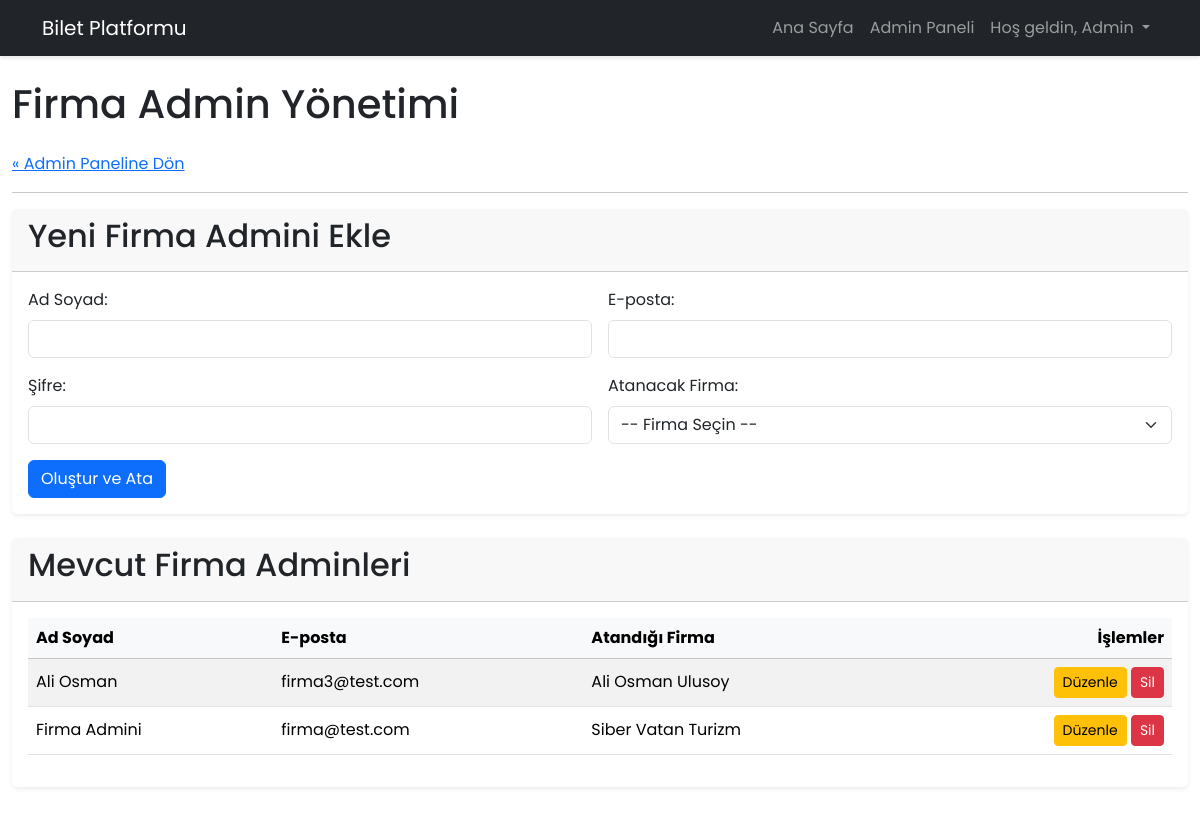
Before: /pages/manage_firm_admins.php (signed in) with the older database file.
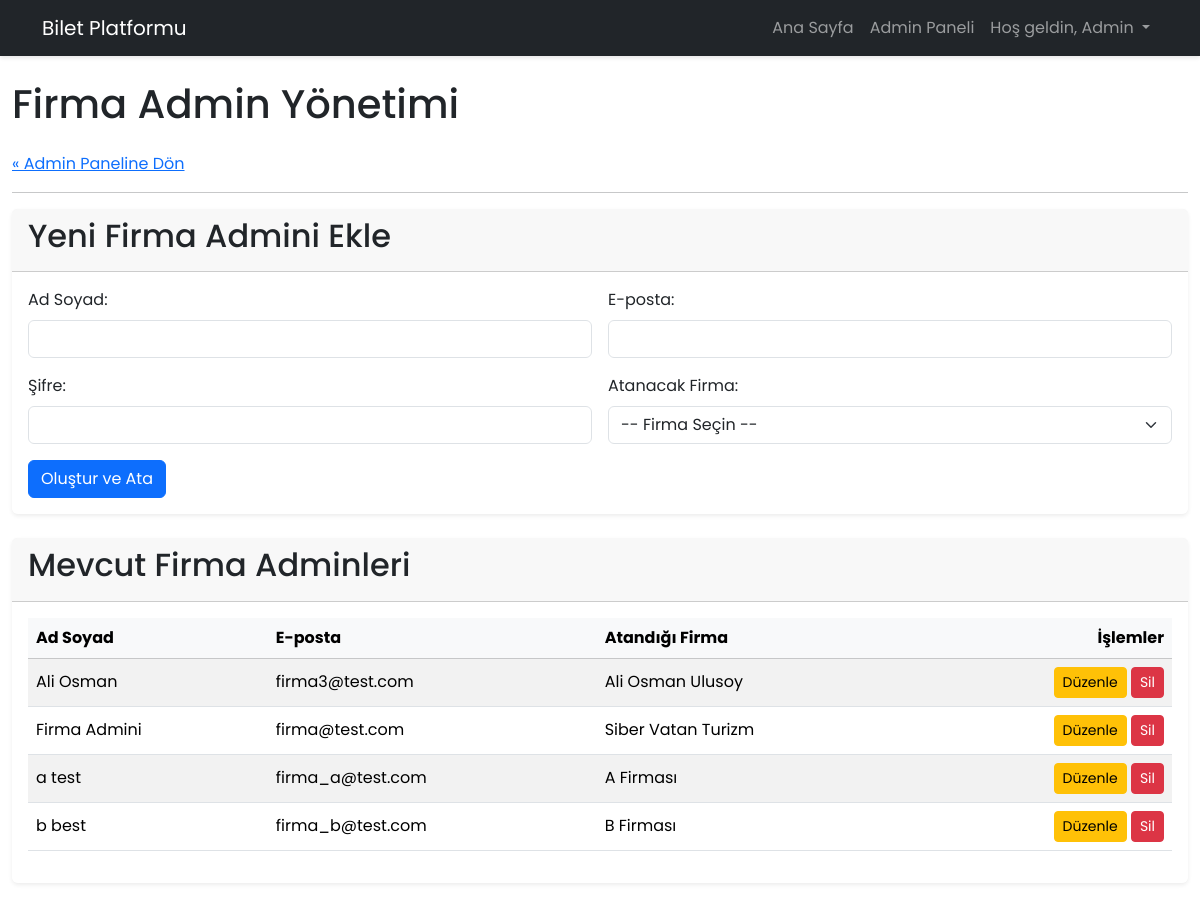
After: the same page with the newer database file.
### tables this page shows
CREATE TABLE Users (id TEXT PRIMARY KEY NOT NULL, full_name TEXT NOT NULL, email TEXT UNIQUE NOT NULL, role TEXT NOT NULL, password TEXT NOT NULL, company_id TEXT, balance REAL DEFAULT 1000.00 NOT NULL, created_at TIMESTAMP DEFAULT CURRENT_TIMESTAMP NOT NULL, FOREIGN KEY (company_id) REFERENCES Bus_Company(id));

CREATE TABLE Bus_Company (id TEXT PRIMARY KEY NOT NULL, name TEXT UNIQUE NOT NULL, logo_path TEXT, created_at TIMESTAMP DEFAULT CURRENT_TIMESTAMP NOT NULL);

### pages/manage_firm_admins.php (the view, shortened to what this page needs)
<?php
require '../includes/db.php';
require '../layouts/header.php';
$stmt = $pdo->query("SELECT u.id, u.full_name, u.email, f.name as firm_name FROM Users u LEFT JOIN Bus_Company f ON u.company_id = f.id WHERE u.role = 'company_admin' ORDER BY u.full_name ASC");
$firm_admins = $stmt->fetchAll();
?>
<h1 class="mb-4">Firma Admin Yönetimi</h1>
<p><a href="admin_panel.php">« Admin Paneline Dön</a></p><hr>
<div class="card mb-4 shadow-sm">
    <div class="card-header"><h2>Yeni Firma Admini Ekle</h2></div>
    <div class="card-body">
        <form method="POST" class="row g-3">
            <div class="col-md-6"><label for="fullname" class="form-label">Ad Soyad:</label><input type="text" class="form-control" id="fullname" name="fullname" required></div>
            <div class="col-md-6"><label for="email" class="form-label">E-posta:</label><input type="email" class="form-control" id="email" name="email" required></div>
            <div class="col-md-6"><label for="password" class="form-label">Şifre:</label><input type="password" class="form-control" id="password" name="password" required></div>
            <div class="col-md-6"><label for="firm_id" class="form-label">Atanacak Firma:</label><select class="form-select" id="firm_id" name="firm_id" required><option value="">-- Firma Seçin --</option></select></div>
            <div class="col-12"><button type="submit" name="add_firm_admin" class="btn btn-primary">Oluştur ve Ata</button></div>
        </form>
    </div>
</div>
<div class="card shadow-sm">
    <div class="card-header"><h2>Mevcut Firma Adminleri</h2></div>
    <div class="card-body">
        <?php if (count($firm_admins) > 0): ?>
            <div class="table-responsive"><table class="table table-striped table-hover align-middle">
                <thead class="table-light"><tr><th>Ad Soyad</th><th>E-posta</th><th>Atandığı Firma</th><th class="text-end">İşlemler</th></tr></thead>
                <tbody><?php foreach ($firm_admins as $admin): ?><tr><td><?= htmlspecialchars($admin['full_name']) ?></td><td><?= htmlspecialchars($admin['email']) ?></td><td><?= htmlspecialchars($admin['firm_name'] ?? '...') ?></td><td class="text-end"><a href="edit_firm_admin.php?id=<?= $admin['id'] ?>" class="btn btn-sm btn-warning">Düzenle</a> <a href="?action=delete&id=<?= $admin['id'] ?>" class="btn btn-sm btn-danger" onclick="return confirm('Bu kullanıcıyı silmek istediğinizden emin misiniz?');">Sil</a></td></tr><?php endforeach; ?></tbody>
            </table></div>
        <?php else: ?><p class="text-center">Sistemde kayıtlı firma admini bulunmuyor.</p><?php endif; ?>
    </div>
</div>
<?php require '../layouts/footer.php'; ?>

### layouts/header.php (shortened to what this page needs)
<!DOCTYPE html>
<html lang="tr">
<head>
    <link href="https://cdn.jsdelivr.net/npm/bootstrap@5.3.3/dist/css/bootstrap.min.css" rel="stylesheet">
    <link rel="stylesheet" href="/assets/css/style.css">
</head>
<body>
<nav class="navbar navbar-expand-lg navbar-dark bg-dark">
  <div class="container">
    <a class="navbar-brand" href="/">Bilet Platformu</a>
    <div class="collapse navbar-collapse" id="navbarNav">
      <ul class="navbar-nav ms-auto">
        <li class="nav-item">
            <a class="nav-link" href="/">Ana Sayfa</a>
        </li>
        <?php if (isset($_SESSION['user_id'])): ?>
            <?php if (isset($_SESSION['role']) && $_SESSION['role'] === 'admin'): ?>
                <li class="nav-item"><a class="nav-link" href="/pages/admin_panel.php">Admin Paneli</a></li>
            <?php endif; ?>
            <li class="nav-item dropdown">
              <a class="nav-link dropdown-toggle" href="#" id="navbarDropdown" role="button" data-bs-toggle="dropdown" aria-expanded="false">
                Hoş geldin, <?= htmlspecialchars(explode(' ', $_SESSION['fullname'] ?? '')[0]) ?>
              </a>
            </li>
        <?php else: ?>
            <li class="nav-item"><a class="nav-link" href="/register.php">Kayıt Ol</a></li>
            <li class="nav-item"><a class="nav-link" href="/login.php">Giriş Yap</a></li>
        <?php endif; ?>
      </ul>
    </div>
  </div>
</nav>
<main class="container mt-4 mb-5">

### layouts/footer.php
</main> <script src="https://cdn.jsdelivr.net/npm/bootstrap@5.3.3/dist/js/bootstrap.bundle.min.js"></script>
</body>
</html>

### assets/css/style.css (style rules this page uses)
:root { --primary-color: #007bff; --secondary-color: #6c757d; --success-color: #198754; --danger-color: #dc3545; --light-gray: #f8f9fa; --text-color: #212529; --border-radius: 0.375rem; }
body { font-family: 'Poppins', sans-serif; color: var(--text-color); background-image: url('../images/background1.jpg'); background-size: cover; background-position: center 60%; background-repeat: no-repeat; background-attachment: fixed; }
main.container { max-width: 1200px; }
.card { border: none; box-shadow: 0 4px 12px rgba(0, 0, 0, 0.08); }
.btn { transition: all 0.2s ease-in-out; }
.navbar { box-shadow: 0 2px 4px rgba(0,0,0,0.1); }
.card, .p-5.bg-light { background-color: rgba(255, 255, 255, 0.50); backdrop-filter: blur(5px); }

Changed rows visible on the page:
added users: full_name "a test", email "firma_a@test.com", company.name "A Firması"
added users: full_name "b best", email "firma_b@test.com", company.name "B Firması"
